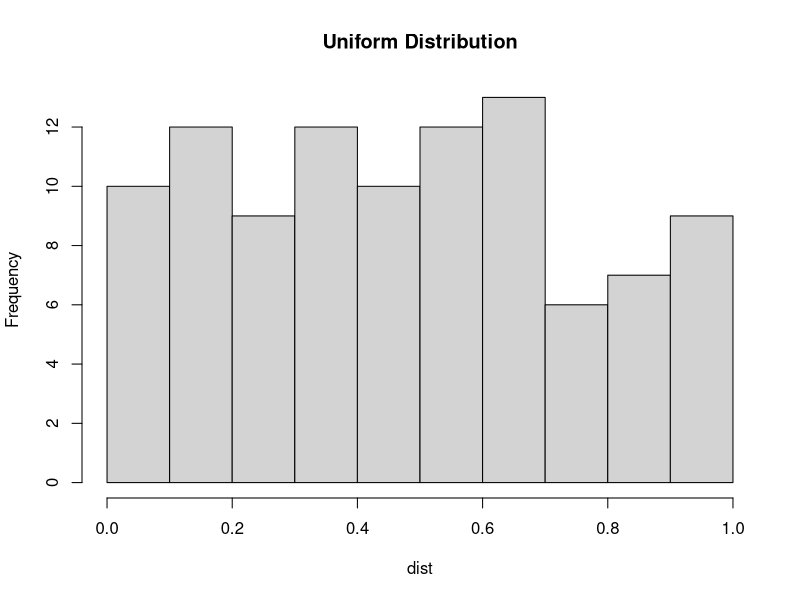

Write R code to recreate this figure.
library(rjson)

# dist = rnorm(100, 3, 2)
dist = runif(100, 0, 1)

jsoned <- toJSON(dist)

# write.table(jsoned, './norm_dist1.json', row.names = FALSE, col.names = FALSE, quote = FALSE)
# png(file = "./norm_dist1.png")
# hist(dist, main = "Normal Distribution")

write.table(jsoned, './unif_dist1.json', row.names = FALSE, col.names = FALSE, quote = FALSE)
png(file = "unif_dist1.png")
hist(dist, main = "Uniform Distribution")

# Save the file.
dev.off()
